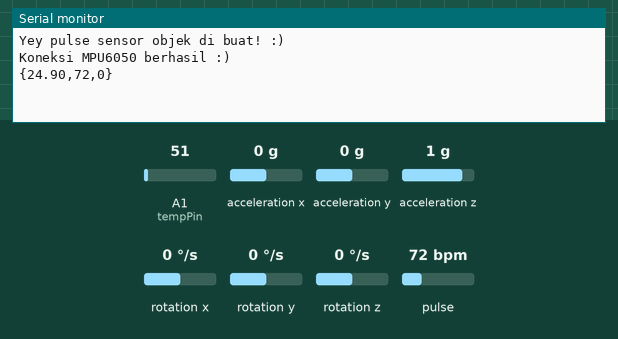
This sketch was run on a simulated Arduino Uno, built for the host (arithmetic inside an expression is 32-bit, double 64-bit). On the bench: the last lines printed to the serial monitor. Inputs (shaded band) come from the test bench; at power-on: pulse 72 bpm, A1 (tempPin) = 51, acceleration x 0 g, acceleration y 0 g, acceleration z 1 g, rotation x 0 °/s, rotation y 0 °/s, rotation z 0 °/s. Storage starts empty.

Above: at 1.2 s.
1.3 s: pulse set to 42 bpm
At 2.6 s:
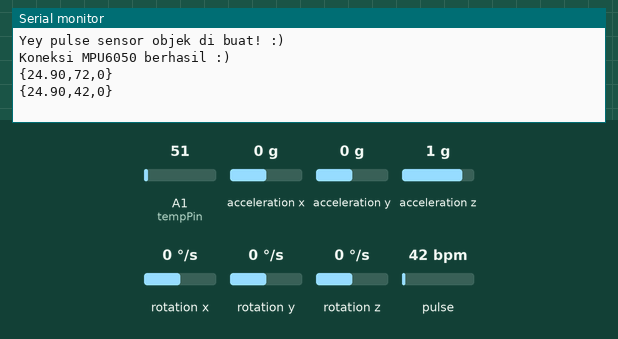
2.8 s: A1 (tempPin) set to 61
At 3.9 s:
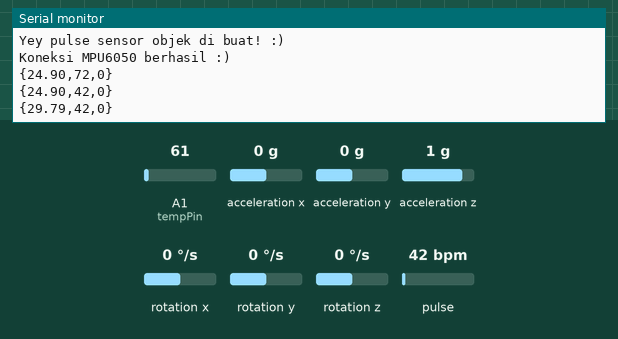
4.3 s: pulse set to 70 bpm
At 5.6 s:
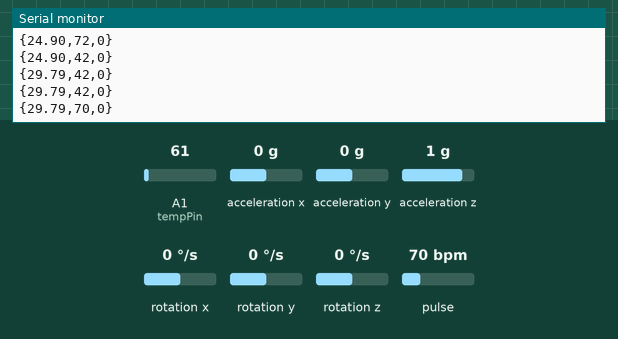
5.8 s: A1 (tempPin) set to 71
At 6.9 s:
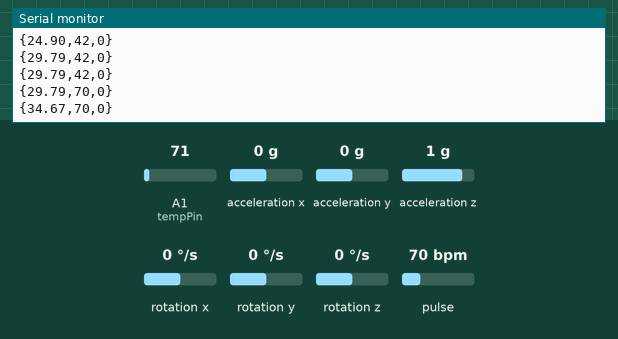
Timing chart, 0 to 8.3 s (numbered marks = the images above; inputs shaded):
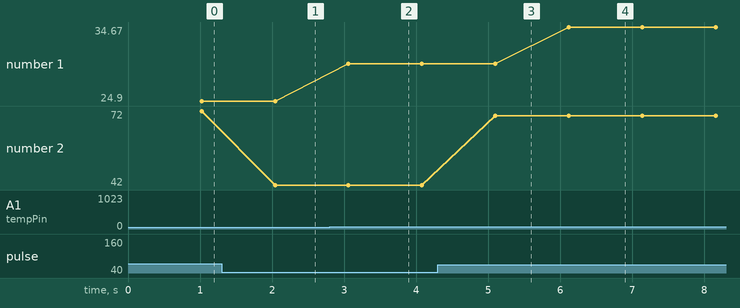

Measured:
- after the input at 1.3 s, the serial monitor: prints a new line after 0.74 s (image 1)
- after the input at 2.8 s, the serial monitor: prints a new line after 0.26 s (image 2)
- after the input at 4.3 s, the serial monitor: prints a new line after 0.80 s (image 3)
- after the input at 5.8 s, the serial monitor: prints a new line after 0.32 s (image 4)
- plotted number 1: 24.9 → 29.79 after the input at 2.8 s, 29.79 → 34.67 after the input at 5.8 s
- plotted number 2: 72 → 42 after the input at 1.3 s, 42 → 70 after the input at 4.3 s

The sketch:

Fitness_Trackerv2.1.ino
```cpp
// SENSOR SUHU : LM35 //
// Inisiasi Pin
const int tempPin = A1;
// Inisiasi Variabel
float temp = 0;

// PULSE SENSOR //
// Memanggil Library
#define USE_ARDUINO_INTERRUPTS true
#include <PulseSensorPlayground.h>
// Inisiasi Pin
const int PulsePin = 0;
// Inisiasi Variabel
int Threshold = 550;
int bpm = 0;
PulseSensorPlayground pulseSensor;

// ACCEL SENSOR : MPU6050 //
// Inisiasi Library
#include "I2Cdev.h"
#include "MPU6050.h"
#if I2CDEV_IMPLEMENTATION == I2CDEV_ARDUINO_WIRE
#include "Wire.h"
#endif
// Inisiasi Variabel
MPU6050 accelgyro;
int16_t ax, ay, az;
int16_t gx, gy, gz;
// Inisiasi Variabel Penghitung Langkah
int rangeAvg = 10;
int arrStep[10];
int arrTurn[10];
int iArr = 0;
long int sumarrStep;
long int sumarrTurn;
double avgarrStep;
double avgarrTurn;
bool first = true;

int thresholdUpStep;
int thresholdDownStep;
int thresholdUpTurn;
int thresholdDownTurn;

bool flagStep = false;
int countStep = 0;
bool flagLeft = false;
int countLeft = 0;
bool flagRight = false;
int countRight = 0;

// SD CARD //
// Memanggil Library
#include <SPI.h>
#include <SD.h>
// Inisiasi Pin
const int chipSelect = 10;

// Inisiasi Paket Data
String dataString = "";

// Inisiasi Waktu
int period = 1000;
unsigned long time_now = millis();


void setup() {
  // put your setup code here, to run once:

  //Inisiasi Serial Monitor
  Serial.begin(9600);

  // Inisiasi Pulse Sensor
  pulseSensor.analogInput(PulsePin);
  pulseSensor.setThreshold(Threshold);
  if (pulseSensor.begin()) {
    Serial.println("Yey pulse sensor objek di buat! :)");
  }

  // Inisiasi Accel Sensor
#if I2CDEV_IMPLEMENTATION == I2CDEV_ARDUINO_WIRE
  Wire.begin();
#elif I2CDEV_IMPLEMENTATION == I2CDEV_BUILTIN_FASTWIRE
  Fastwire::setup(400, true);
#endif
  accelgyro.initialize();
  Serial.println(accelgyro.testConnection() ? "Koneksi MPU6050 berhasil :)" : "MPU6050 connection failed");

  // Inisiasi SD Card
  if (!SD.begin(chipSelect)) {
    Serial.println("Memory cardnya tidak ada :'(");
    // don't do anything more:
    while (1);
  }
  // Menghapus file SD Card
  SD.remove("datalog.txt");
}

void loop() {
  // put your main code here, to run repeatedly:

  // Membaca Sensor Suhu
  temp = analogRead(tempPin) ;
  temp = temp * 500 / 1024;

  // Membaca Pulse Sensoer
  bpm = pulseSensor.getBeatsPerMinute();

  // Membaca Accel Sensor
  accelgyro.getMotion6(&ax, &ay, &az, &gx, &gy, &gz);

  // Menghitung Langkah
  if (iArr < rangeAvg - 1) {
    arrStep[iArr] = ax;
    arrTurn[iArr] = gx;
    iArr++;
  } else {
    arrStep[iArr] = ax;
    arrTurn[iArr] = gx;
    sumarrStep = 0;
    sumarrTurn = 0;
    for (int i = 0; i < rangeAvg; i++) {
      sumarrStep = arrStep[i] + sumarrStep;
      sumarrTurn = arrTurn[i] + sumarrTurn;
    }
    avgarrStep = sumarrStep / rangeAvg;
    avgarrTurn = sumarrTurn / rangeAvg;

    if (first) {
      thresholdUpStep = avgarrStep + 500;
      thresholdDownStep = avgarrStep - 1000;
      thresholdUpTurn = avgarrTurn + 11000;
      thresholdDownTurn = avgarrTurn - 11000;
    }
    first = false;

    if ((avgarrStep > thresholdUpStep) && (!flagStep)) {
      flagStep = true;
    }

    if ((avgarrStep < thresholdDownStep) && (flagStep)) {
      flagStep = false;
      countStep++;
    }

    if ((avgarrTurn > thresholdUpTurn) && (!flagRight)) {
      flagRight = true;
    }

    if ((avgarrTurn < thresholdUpTurn / 2) && (flagRight)) {
      flagRight = false;
      countRight++;
    }

    if ((avgarrTurn < thresholdDownTurn) && (!flagLeft)) {
      flagLeft = true;
    }

    if ((avgarrTurn > thresholdDownTurn / 2) && (flagLeft)) {
      flagLeft = false;
      countLeft++;
    }
    for (int i = 0; i < rangeAvg - 1; i++) {
      arrStep[i] = arrStep[i + 1];
      arrTurn[i] = arrTurn[i + 1];
    }
  }

  // Memasukan Paket Data ke String
  dataString = "";
  dataString += String(temp);
  dataString += ", ";
  dataString += String(bpm);
  dataString += ", ";
  dataString += String(ax);
  dataString += ",";
  dataString += String(ay);
  dataString += ",";
  dataString += String(az);
  dataString += ",";
  dataString += String(gx);
  dataString += ",";
  dataString += String(gy);
  dataString += ",";
  dataString += String(gz);
  dataString += ",";
  dataString += String(avgarrStep);
  dataString += ",";
  dataString += String(countStep);
  dataString += ",";
  dataString += String(avgarrTurn);
  dataString += ",";
  dataString += String(countLeft);
  dataString += ",";
  dataString += String(countRight);
  dataString += ",";

  // Menuliskan data di SD Card
  File dataFile = SD.open("datalog.txt", FILE_WRITE);
  // if the file is available, write to it:
  if (dataFile) {
    dataFile.println(dataString);
    dataFile.close();
  } else {
    Serial.println("error opening datalog.txt");
  }

  // Melakukan Serial Print Setiap Satu Detik

  while (millis() > time_now + period) {
    Serial.print("{");
    Serial.print(temp);
    Serial.print(",");
    Serial.print(bpm);
    Serial.print(",");
    Serial.print(countStep);
    Serial.print("}");
    Serial.println();

    time_now = millis();
  }

  // Melakukan Delay
  delay(20);
}
```
